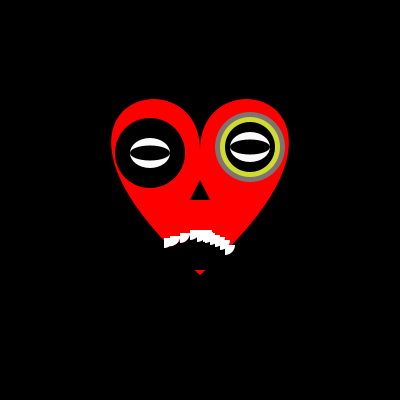
Frame 1 (no input)
Frame 60 (the mouse pressed at the canvas centre just before this capture): identical to frame 1, image omitted
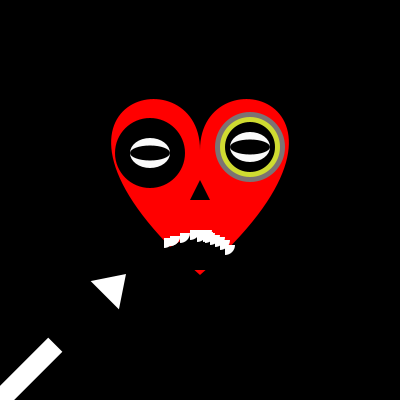
Frame 120 (the mouse held since frame 60 and released just before this capture)

The Processing sketch that drew these frames (run headless with seeded random() and noise(); from frame 60 on, the mouse is pressed at the canvas centre):

// Processing sketch: processing_21121
// ── processing_21121.pde

///***Definition des constantes
  ///DeathHeart par Barbara Kesraoui///

final int FPS = 30; //le temps
final int ARROWSHOTMS = 200; //

///*** Déclaration global de deathheart
int x,y;
boolean arrowshot = false;
int arrowinitframe = 0;
int arrownbframes = 0;
float arrowpix = 0.0;

float deplacement = 0.0;

///***Constructeur de programme
void setup() {
  size(400,400);
  frameRate(30);
  
  arrownbframes = ARROWSHOTMS / (1000 / FPS) + 1;
  arrowpix = 300 / arrownbframes;
  println(arrowpix);
  
  //arrowpix = dist(0, 400, 400, 0) / arrownbframes;

  //println(arrowpix);
  
}


void draw() {
  background(0);
  
  float centerX = width/2;
  float centerY = height/2 - 50;
  
  
  x= mouseX;
  y=mouseY;
  
///*** Dessine le coeur
    smooth();
    noStroke();
    
    
    float z = 25;
    
    fill(255,0,0);
    beginShape();
    //vertex(centerX, centerY);
    //bezierVertex(centerX, centerY-(z*4), centerX+(z*8), centerY-(z*2), centerX, centerY+(z*5));
    vertex(centerX, centerY);
    bezierVertex(centerX, centerY-(z*4), centerX-(z*8), centerY-(z*2), centerX, centerY+(z*5));
    endShape();
    

///*** Paramètres pour l'animation de la flèche
    
    if(mousePressed && !arrowshot){
      arrowshot = true;
      arrowinitframe = frameCount;
    }
  
    if(arrowshot){
      int nbframe = frameCount - arrowinitframe;
      deplacement = nbframe * arrowpix;
      if(nbframe==arrownbframes) { arrowshot = false; println("end");}
    }
  
    translate(0+deplacement,400-deplacement); //translation vectorielle
    rotate(-45.0 / 360 * PI * 2); // rotation de ma flèche
    fill(255);
    triangle(0,0 ,-30,20,-30,-20 );
    rect(-190,-10,90,20);    
    resetMatrix();  // ré-initialise nos paramètres
    
///*** re-déssine le coeur apprès le passage de la flèche
    fill(255,0,0);
    beginShape();
    vertex(centerX, centerY);
    bezierVertex(centerX, centerY-(z*4), centerX+(z*8), centerY-(z*2), centerX, centerY+(z*5));
    endShape();    
    
///*** Dessine l'oeil
    fill(124,115,115);
    strokeWeight(60);
    ellipse(centerX+50, centerY-3,70,70);
    fill(207,219,49);
    ellipse(centerX+50, centerY-3,60,60);
    fill(0);
    ellipse(centerX+50, centerY-3,50,50);
    ellipse(centerX-50, centerY+3,50,50);
    ellipse(centerX-50, centerY+3,70,70);
    
///*** Dessine la pupille
    fill(250);
    strokeWeight (50);
    ellipse(centerX+50,centerY-3,40,30);
    ellipse(centerX-50,centerY+3,40,30);
    
///*** Dessine l'iris
    fill(0);
    strokeWeight(4);
    ellipse(centerX+50,centerY-3,40,15);
    ellipse(centerX-50,centerY+3,40,15);
    
    
///*** Dessine la bouche avant la mort de DeathValentin
    fill(0);
    strokeWeight(100);
//    triangle(centerX-30,centerY+70,centerX+30,centerY+70,centerX-40,centerY+50);
    triangle(centerX,centerY+80,centerX-70,centerY+120,centerX+70,centerY+120);
 //   triangle(centerX , centerY + 30, centerX+10, centerY + 50, centerX -10, centerY + 50);
    
   
///dents
    fill(255);  // remplissage en blanc
    arc(centerX-2,centerY+80, 20, 20, 0, PI/2);
    arc(centerX-3,centerY+82, 20, 20, 0, PI/2);
    arc(centerX-30,centerY+86, 20, 20, 0, PI/2);
    arc(centerX-10,centerY+80, 20, 20, 0, PI/2);
    arc(centerX-20,centerY+83, 20, 20, 0, PI/2);
    arc(centerX-30,centerY+86, 20, 20, 0, PI/2);
    arc(centerX-36,centerY+88, 20, 20, 0, PI/2);
    arc(centerX,centerY+80, 20, 20, 0, PI/2);
    arc(centerX+2,centerY+80, 20, 20, 0, PI/2);
    arc(centerX+3,centerY+82, 20, 20, 0, PI/2);
    arc(centerX+5,centerY+83, 20, 20, 0, PI/2);
    arc(centerX+10,centerY+85, 20, 20, 0, PI/2);
    arc(centerX+15,centerY+87, 20, 20, 0, PI/2);
    arc(centerX+20,centerY+90, 20, 20, 0, PI/2);
    arc(centerX+25,centerY+95, 20, 20, 0, PI/2);
//    arc(centerX-30,centerY+90, 20, 20, 0, PI/2);
   

///*** Dessine le nez
    fill(0);
    triangle(centerX , centerY + 30, centerX+10, centerY + 50, centerX -10, centerY + 50);
    
    
    
  
}

  
  void mousePressed() {
        println("Clique: x "+mouseX+" y "+mouseY);

  
}
